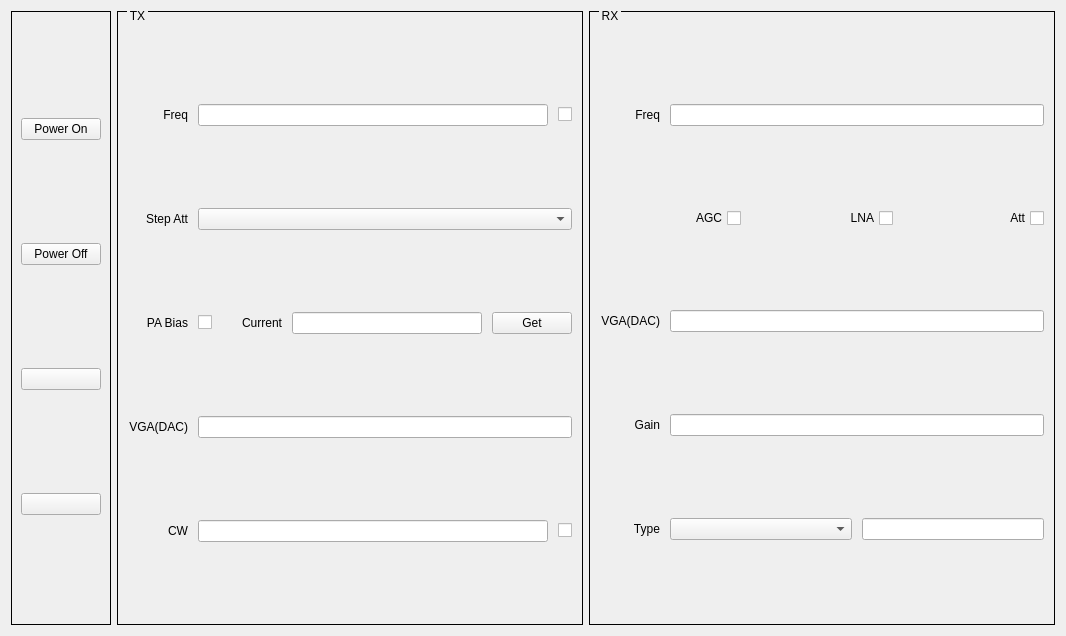
<?xml version="1.0" encoding="UTF-8"?>
<ui version="4.0">
 <class>Q_Ericsson_Air_3268_B42_Widget</class>
 <widget class="QWidget" name="Q_Ericsson_Air_3268_B42_Widget">
  <property name="geometry">
   <rect>
    <x>0</x>
    <y>0</y>
    <width>1066</width>
    <height>636</height>
   </rect>
  </property>
  <property name="windowTitle">
   <string>Form</string>
  </property>
  <layout class="QHBoxLayout" name="horizontalLayout_10">
   <item>
    <widget class="QGroupBox" name="groupBoxCommon">
     <property name="styleSheet">
      <string notr="true">QGroupBox{ border:1px solid black; margin-top:0.5ex; }
QGroupBox::title { subcontrol-origin:margin; subcontrol-position:top left; top:-2px; left:10px; margin-left: 0px; padding:0 1px; }</string>
     </property>
     <property name="title">
      <string/>
     </property>
     <layout class="QVBoxLayout" name="verticalLayout_5">
      <item>
       <widget class="QPushButton" name="pushButtonPowerOn">
        <property name="text">
         <string>Power On</string>
        </property>
       </widget>
      </item>
      <item>
       <widget class="QPushButton" name="pushButtonPowerOff">
        <property name="text">
         <string>Power Off</string>
        </property>
       </widget>
      </item>
      <item>
       <widget class="QPushButton" name="pushButton_4">
        <property name="text">
         <string/>
        </property>
       </widget>
      </item>
      <item>
       <widget class="QPushButton" name="pushButton">
        <property name="text">
         <string/>
        </property>
       </widget>
      </item>
     </layout>
    </widget>
   </item>
   <item>
    <widget class="QGroupBox" name="groupBoxTX">
     <property name="styleSheet">
      <string notr="true">QGroupBox{ border:1px solid black; margin-top:0.5ex; }
QGroupBox::title { subcontrol-origin:margin; subcontrol-position:top left; top:-2px; left:10px; margin-left: 0px; padding:0 1px; }</string>
     </property>
     <property name="title">
      <string>TX</string>
     </property>
     <layout class="QVBoxLayout" name="verticalLayout_4">
      <property name="spacing">
       <number>0</number>
      </property>
      <property name="leftMargin">
       <number>10</number>
      </property>
      <property name="topMargin">
       <number>10</number>
      </property>
      <property name="rightMargin">
       <number>10</number>
      </property>
      <property name="bottomMargin">
       <number>0</number>
      </property>
      <item>
       <layout class="QHBoxLayout" name="horizontalLayout">
        <property name="spacing">
         <number>10</number>
        </property>
        <item>
         <widget class="QLabel" name="labelTX_Freq">
          <property name="sizePolicy">
           <sizepolicy hsizetype="Fixed" vsizetype="Preferred">
            <horstretch>0</horstretch>
            <verstretch>0</verstretch>
           </sizepolicy>
          </property>
          <property name="minimumSize">
           <size>
            <width>60</width>
            <height>0</height>
           </size>
          </property>
          <property name="text">
           <string>Freq</string>
          </property>
          <property name="alignment">
           <set>Qt::AlignRight|Qt::AlignTrailing|Qt::AlignVCenter</set>
          </property>
         </widget>
        </item>
        <item>
         <widget class="QLineEdit" name="lineEditTX_Freq"/>
        </item>
        <item>
         <widget class="QCheckBox" name="checkBoxTX">
          <property name="text">
           <string/>
          </property>
         </widget>
        </item>
       </layout>
      </item>
      <item>
       <layout class="QHBoxLayout" name="horizontalLayout_2">
        <property name="spacing">
         <number>10</number>
        </property>
        <item>
         <widget class="QLabel" name="labelTX_StepAtt">
          <property name="sizePolicy">
           <sizepolicy hsizetype="Fixed" vsizetype="Preferred">
            <horstretch>0</horstretch>
            <verstretch>0</verstretch>
           </sizepolicy>
          </property>
          <property name="minimumSize">
           <size>
            <width>60</width>
            <height>0</height>
           </size>
          </property>
          <property name="text">
           <string>Step Att</string>
          </property>
          <property name="alignment">
           <set>Qt::AlignRight|Qt::AlignTrailing|Qt::AlignVCenter</set>
          </property>
         </widget>
        </item>
        <item>
         <widget class="QComboBox" name="comboBoxTX_StepAtt"/>
        </item>
       </layout>
      </item>
      <item>
       <layout class="QHBoxLayout" name="horizontalLayout_4">
        <property name="spacing">
         <number>10</number>
        </property>
        <item>
         <widget class="QLabel" name="labelTX_PA_Bias">
          <property name="sizePolicy">
           <sizepolicy hsizetype="Fixed" vsizetype="Preferred">
            <horstretch>0</horstretch>
            <verstretch>0</verstretch>
           </sizepolicy>
          </property>
          <property name="minimumSize">
           <size>
            <width>60</width>
            <height>0</height>
           </size>
          </property>
          <property name="text">
           <string>PA Bias</string>
          </property>
          <property name="alignment">
           <set>Qt::AlignRight|Qt::AlignTrailing|Qt::AlignVCenter</set>
          </property>
         </widget>
        </item>
        <item>
         <widget class="QCheckBox" name="checkBoxTX_PA_Bias">
          <property name="layoutDirection">
           <enum>Qt::RightToLeft</enum>
          </property>
          <property name="text">
           <string/>
          </property>
         </widget>
        </item>
        <item>
         <widget class="QLabel" name="labelTX_PA_Current">
          <property name="minimumSize">
           <size>
            <width>60</width>
            <height>0</height>
           </size>
          </property>
          <property name="text">
           <string>Current</string>
          </property>
          <property name="alignment">
           <set>Qt::AlignRight|Qt::AlignTrailing|Qt::AlignVCenter</set>
          </property>
         </widget>
        </item>
        <item>
         <widget class="QLineEdit" name="lineEditTX_PA_Current"/>
        </item>
        <item>
         <widget class="QPushButton" name="pushButtonGetTX_PA_Current">
          <property name="text">
           <string>Get</string>
          </property>
         </widget>
        </item>
       </layout>
      </item>
      <item>
       <layout class="QHBoxLayout" name="horizontalLayout_3">
        <property name="spacing">
         <number>10</number>
        </property>
        <item>
         <widget class="QLabel" name="labelTX_VGA">
          <property name="sizePolicy">
           <sizepolicy hsizetype="Fixed" vsizetype="Preferred">
            <horstretch>0</horstretch>
            <verstretch>0</verstretch>
           </sizepolicy>
          </property>
          <property name="minimumSize">
           <size>
            <width>60</width>
            <height>0</height>
           </size>
          </property>
          <property name="text">
           <string>VGA(DAC)</string>
          </property>
          <property name="alignment">
           <set>Qt::AlignRight|Qt::AlignTrailing|Qt::AlignVCenter</set>
          </property>
         </widget>
        </item>
        <item>
         <widget class="QLineEdit" name="lineEditTX_VGA"/>
        </item>
       </layout>
      </item>
      <item>
       <layout class="QHBoxLayout" name="horizontalLayout_5">
        <property name="spacing">
         <number>10</number>
        </property>
        <item>
         <widget class="QLabel" name="labelDL_CW">
          <property name="sizePolicy">
           <sizepolicy hsizetype="Fixed" vsizetype="Preferred">
            <horstretch>0</horstretch>
            <verstretch>0</verstretch>
           </sizepolicy>
          </property>
          <property name="minimumSize">
           <size>
            <width>60</width>
            <height>0</height>
           </size>
          </property>
          <property name="text">
           <string>CW</string>
          </property>
          <property name="alignment">
           <set>Qt::AlignRight|Qt::AlignTrailing|Qt::AlignVCenter</set>
          </property>
         </widget>
        </item>
        <item>
         <widget class="QLineEdit" name="lineEditDL_CW"/>
        </item>
        <item>
         <widget class="QCheckBox" name="checkBoxDL_CW">
          <property name="layoutDirection">
           <enum>Qt::RightToLeft</enum>
          </property>
          <property name="text">
           <string/>
          </property>
         </widget>
        </item>
       </layout>
      </item>
     </layout>
    </widget>
   </item>
   <item>
    <widget class="QGroupBox" name="groupBoxRX">
     <property name="styleSheet">
      <string notr="true">QGroupBox{ border:1px solid black; margin-top:0.5ex; }
QGroupBox::title { subcontrol-origin:margin; subcontrol-position:top left; top:-2px; left:10px; margin-left: 0px; padding:0 1px; }</string>
     </property>
     <property name="title">
      <string>RX</string>
     </property>
     <layout class="QVBoxLayout" name="verticalLayout_6">
      <property name="spacing">
       <number>0</number>
      </property>
      <property name="leftMargin">
       <number>10</number>
      </property>
      <property name="topMargin">
       <number>10</number>
      </property>
      <property name="rightMargin">
       <number>10</number>
      </property>
      <property name="bottomMargin">
       <number>0</number>
      </property>
      <item>
       <layout class="QHBoxLayout" name="horizontalLayout_6">
        <property name="spacing">
         <number>10</number>
        </property>
        <item>
         <widget class="QLabel" name="labelRX_Freq">
          <property name="sizePolicy">
           <sizepolicy hsizetype="Fixed" vsizetype="Preferred">
            <horstretch>0</horstretch>
            <verstretch>0</verstretch>
           </sizepolicy>
          </property>
          <property name="minimumSize">
           <size>
            <width>60</width>
            <height>0</height>
           </size>
          </property>
          <property name="text">
           <string>Freq</string>
          </property>
          <property name="alignment">
           <set>Qt::AlignRight|Qt::AlignTrailing|Qt::AlignVCenter</set>
          </property>
         </widget>
        </item>
        <item>
         <widget class="QLineEdit" name="lineEditRX_Freq"/>
        </item>
       </layout>
      </item>
      <item>
       <layout class="QHBoxLayout" name="horizontalLayout_8">
        <property name="spacing">
         <number>10</number>
        </property>
        <item>
         <widget class="QCheckBox" name="checkBoxRX_AGC">
          <property name="layoutDirection">
           <enum>Qt::RightToLeft</enum>
          </property>
          <property name="text">
           <string>AGC</string>
          </property>
         </widget>
        </item>
        <item>
         <widget class="QCheckBox" name="checkBoxRX_LNA">
          <property name="layoutDirection">
           <enum>Qt::RightToLeft</enum>
          </property>
          <property name="text">
           <string>LNA</string>
          </property>
         </widget>
        </item>
        <item>
         <widget class="QCheckBox" name="checkBoxRX_Att">
          <property name="layoutDirection">
           <enum>Qt::RightToLeft</enum>
          </property>
          <property name="text">
           <string>Att</string>
          </property>
         </widget>
        </item>
       </layout>
      </item>
      <item>
       <layout class="QHBoxLayout" name="horizontalLayout_9">
        <property name="spacing">
         <number>10</number>
        </property>
        <item>
         <widget class="QLabel" name="labelRX_VGA">
          <property name="sizePolicy">
           <sizepolicy hsizetype="Fixed" vsizetype="Preferred">
            <horstretch>0</horstretch>
            <verstretch>0</verstretch>
           </sizepolicy>
          </property>
          <property name="minimumSize">
           <size>
            <width>60</width>
            <height>0</height>
           </size>
          </property>
          <property name="text">
           <string>VGA(DAC)</string>
          </property>
          <property name="alignment">
           <set>Qt::AlignRight|Qt::AlignTrailing|Qt::AlignVCenter</set>
          </property>
         </widget>
        </item>
        <item>
         <widget class="QLineEdit" name="lineEditRX_VGA"/>
        </item>
       </layout>
      </item>
      <item>
       <layout class="QHBoxLayout" name="horizontalLayout_11">
        <property name="spacing">
         <number>10</number>
        </property>
        <item>
         <widget class="QLabel" name="labelUL_Gain">
          <property name="sizePolicy">
           <sizepolicy hsizetype="Fixed" vsizetype="Preferred">
            <horstretch>0</horstretch>
            <verstretch>0</verstretch>
           </sizepolicy>
          </property>
          <property name="minimumSize">
           <size>
            <width>60</width>
            <height>0</height>
           </size>
          </property>
          <property name="text">
           <string>Gain</string>
          </property>
          <property name="alignment">
           <set>Qt::AlignRight|Qt::AlignTrailing|Qt::AlignVCenter</set>
          </property>
         </widget>
        </item>
        <item>
         <widget class="QLineEdit" name="lineEditUL_Gain"/>
        </item>
       </layout>
      </item>
      <item>
       <layout class="QHBoxLayout" name="horizontalLayout_7" stretch="0,1,1">
        <property name="spacing">
         <number>10</number>
        </property>
        <item>
         <widget class="QLabel" name="labelRX_Type">
          <property name="sizePolicy">
           <sizepolicy hsizetype="Fixed" vsizetype="Preferred">
            <horstretch>0</horstretch>
            <verstretch>0</verstretch>
           </sizepolicy>
          </property>
          <property name="minimumSize">
           <size>
            <width>60</width>
            <height>0</height>
           </size>
          </property>
          <property name="text">
           <string>Type</string>
          </property>
          <property name="alignment">
           <set>Qt::AlignRight|Qt::AlignTrailing|Qt::AlignVCenter</set>
          </property>
         </widget>
        </item>
        <item>
         <widget class="QComboBox" name="comboBoxRX_Type"/>
        </item>
        <item>
         <widget class="QLineEdit" name="lineEditRX_Type"/>
        </item>
       </layout>
      </item>
     </layout>
    </widget>
   </item>
  </layout>
 </widget>
 <resources/>
 <connections/>
</ui>
